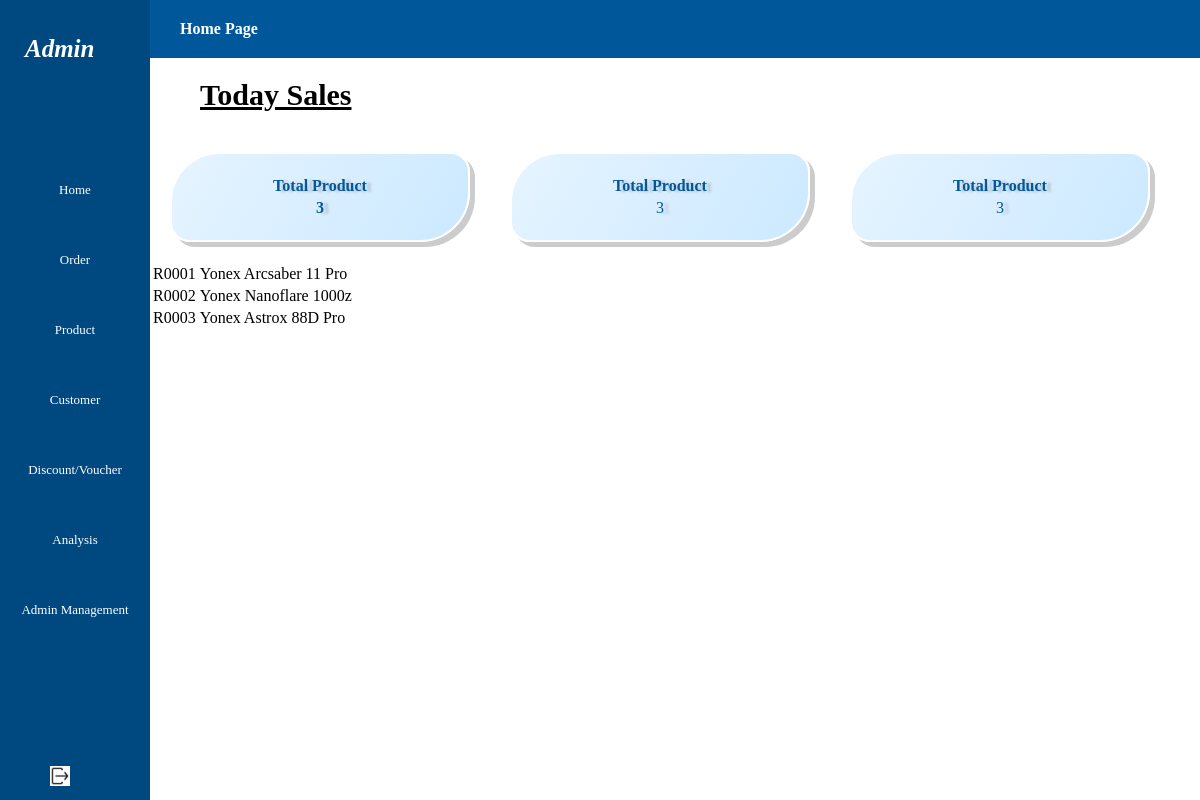
Screenshot of /pages/admin/admin_home.php with the database file from the repository.
### tables this page shows
CREATE TABLE `product` (
  `productID` varchar(5) NOT NULL,
  `productName` varchar(100) NOT NULL,
  `price` float(6,2) NOT NULL,
  `seriesID` varchar(3) DEFAULT NULL
);

### pages/admin/admin_home.php (the view, shortened to what this page needs)
<?php
require '../../_base.php';
include '../../admin_head.php';
?>
<?php
try {
    $_db = new PDO('mysql:dbname=web_based_assignment;host=localhost', 'root', '', [
        PDO::ATTR_DEFAULT_FETCH_MODE => PDO::FETCH_OBJ,
        PDO::ATTR_ERRMODE => PDO::ERRMODE_EXCEPTION
    ]);
    $stmA = $_db->prepare("SELECT COUNT(*) AS TotalProducts FROM Product");
    $stmA->execute();
    $resultA = $stmA->fetch();
    $stmB = $_db->prepare("SELECT ProductID,ProductName FROM Product");
    $stmB->execute();
    $resultB = $stmB->fetchAll();
} catch (PDOException $e) {
    die("Database error: " . $e->getMessage());
}
?>
<div class="title">Today Sales</div>
<div class="container">
    <table class="block">
        <tr>
            <th>Total Product</th>
        </tr>
        <tr>
            <th><?= htmlspecialchars($resultA->TotalProducts) ?></th>
        </tr>
    </table>
    <table class="block">
        <tr>
            <th>Total Product</th>
        </tr>
        <tr>
            <td><?= htmlspecialchars($resultA->TotalProducts) ?></td>
        </tr>
    </table>
    <table class="block">
        <tr>
            <th>Total Product</th>
        </tr>
        <tr>
            <td><?= htmlspecialchars($resultA->TotalProducts) ?></td>
        </tr>
    </table>
</div>
<table>
<?php foreach ($resultB as $s): ?>
    <tr>
        <td><?= $s->ProductID ?></td>
        <td><?= $s->ProductName ?></td>
    </tr>
    <?php endforeach ?>
</table>
<?php
include '../../admin_foot.php';
?>

### css/admin.css (style rules this page uses)
* { box-sizing: border-box; }
:root { --side-container-width: 150px; }
body { margin: 0; font-family: "Times New Roman"; }

### css/admin_home.css (style rules this page uses)
.block { padding: 20px 50px; margin: 20px; height: 10vh; width: 25vw; border: none; color: hsl(206, 100%, 30%); text-align: center; text-shadow:5px 1px 3px rgba(0, 0, 0, 0.2); border: 2px solid white; border-radius: 50px 20px; box-shadow: 5px 5px rgba(0, 0, 0, 0.2); position: relative; cursor: pointer; background-size: 300% 300%; background-image: linear-gradient(120deg, hsl(206, 100%, 95%), hsl(206, 100%, 90%), hsl(206, 100%, 80%), hsl(206, 100%, 70%)); transition: color 0.3s ease-in-out; }
.container { display: flex; }
.title { font-weight:bold; font-size: 30px; font:blue; padding:20px 50px; text-decoration: underline; }

### rows the page displays
product: productID "R0001", productName "Yonex Arcsaber 11 Pro"
product: productID "R0002", productName "Yonex Nanoflare 1000z"
product: productID "R0003", productName "Yonex Astrox 88D Pro"

### other values shown
$title "Home Page"
$resultA->TotalProducts "3"
